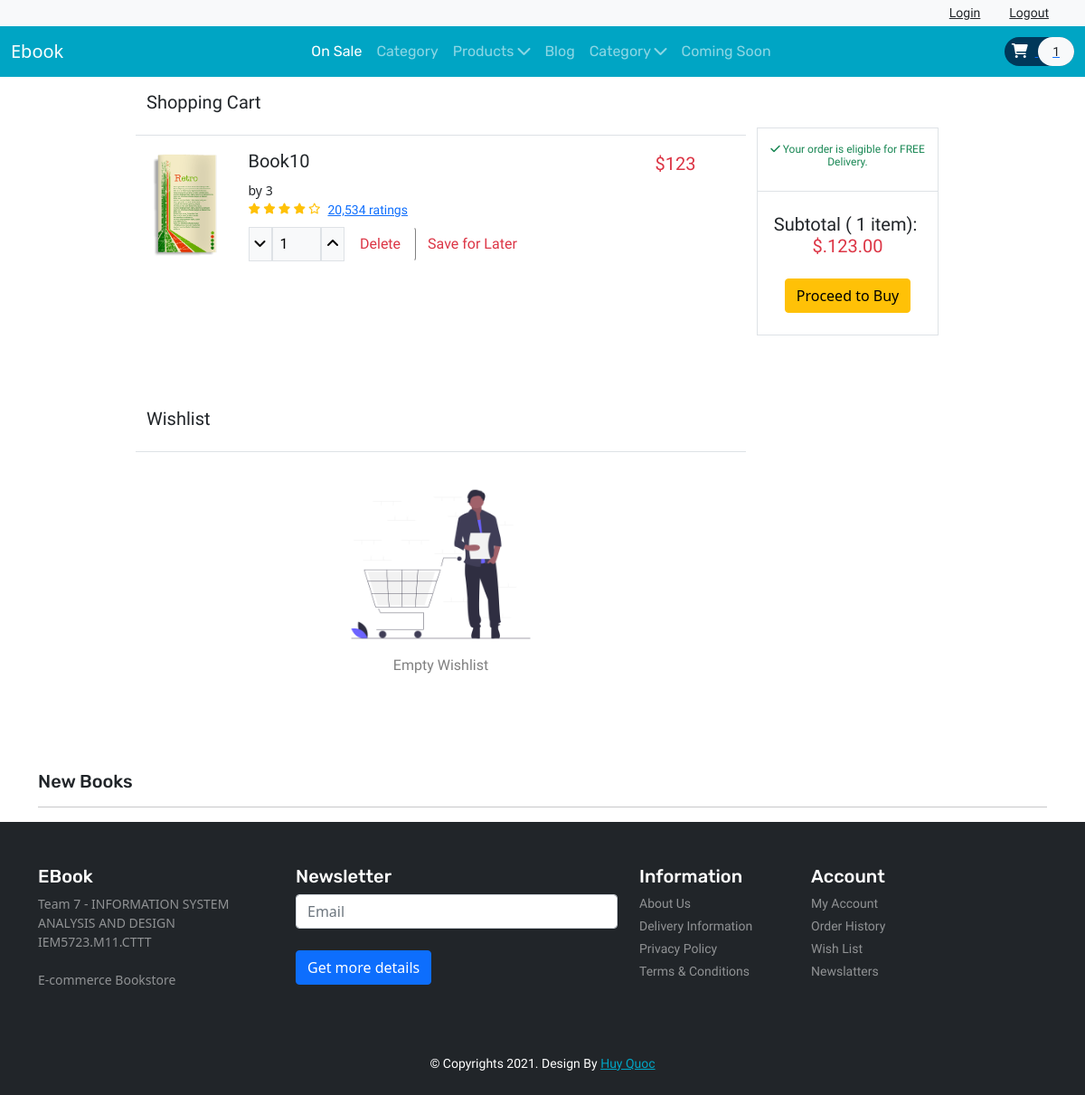
/cart.php (signed in), run on the app's committed database.
### tables this page shows
CREATE TABLE IF NOT EXISTS `product` (
  `item_id` int(10) UNSIGNED NOT NULL AUTO_INCREMENT,
  `item_brand` varchar(200) NOT NULL,
  `item_name` varchar(255) NOT NULL,
  `item_description` text NOT NULL,
  `item_price` double(10,2) NOT NULL,
  `item_image` varchar(255) NOT NULL,
  `item_register` datetime DEFAULT NULL,
  PRIMARY KEY (`item_id`)
);

CREATE TABLE IF NOT EXISTS `cart` (
  `cart_id` int(11) NOT NULL AUTO_INCREMENT,
  `user_id` int(11) NOT NULL,
  `item_id` int(11) NOT NULL,
  `quantity` int(11) NOT NULL DEFAULT '0',
  PRIMARY KEY (`cart_id`)
);

### cart.php (called while the page is built, shortened)
<?php
include ('header.php');
?>
<?php
count($product->getData('cart')) ? include ('Template/cart.php') :  include ('Template/notFound/cart_notFound.php');
count($product->getData('wishlist')) ? include ('Template/wishlist.php') :  include ('Template/notFound/wishlist_notFound.php');
include ('Template/new_books.php');
?>
<?php
include ('footer.php');
?>

### database/Product.php (called while the page is built, shortened)
<?php
class Product
{
    public $db = null;
    public function __construct(DBController $db)
    {
    $this->db = $db;
    }
    public function getData($table='product'){
        $result = $this->db->con->query("SELECT * FROM {$table}");
        $resultArray= array();
        while ($item = mysqli_fetch_array($result, MYSQLI_ASSOC)){
            $resultArray[] = $item;
        }
        return $resultArray;
    }
    public function getProduct($item_id = null, $table= 'product'){
        if (isset($item_id)){
            $result = $this->db->con->query("SELECT * FROM {$table} WHERE item_id={$item_id}");
            $resultArray = array();
            while ($item = mysqli_fetch_array($result, MYSQLI_ASSOC)){
                $resultArray[] = $item;
            }
            return $resultArray;
        }
    }
}

### database/DBController.php (called while the page is built, shortened)
<?php
class DBController
{
    protected $host = 'localhost';
    protected $user = 'root';
    protected $password = '';
    protected $database = "ebook";
    public function __construct()
    {
        $this->con = mysqli_connect($this->host, $this->user, $this->password, $this->database);
    }
}

### func.php (called while the page is built, shortened)
<?php
require('database/DBController.php');
require('database/Product.php');
require('database/Cart.php');
$db = new DBController();
$product= new Product($db);
$Cart= new Cart($db);

### database/Cart.php (called while the page is built, shortened)
<?php
class Cart
{
    public function getSum($arr){
        if(isset($arr)){
            $sum=0;
            foreach ($arr as $item){
                $sum += floatval($item[0]);
            }
            return sprintf('.%.2f',$sum);
        }
    }
}

### Template/new_books.php (the view, shortened to what this page needs)
      <?php
      shuffle($product_shuffle);
      ?>
<section id="new-books">
	<div class="container">
		<h4 class="font-rubik font-size-20">New Books</h4>
		<hr>
                  <?php foreach ($product_shuffle as $item) {?>
                          <a href="<?php printf('%s?item_id=%s', 'product.php',  $item['item_id']); ?>"><img src="<?php echo $item['item_image'] ?? "./assets/book-1.png";?>" alt="product1" class='img-fluid'></a>
                  <?php } ?>
</section>

### Template/cart.php (shortened to what this page needs)
?><section id="cart" class="py-3 mb-5">
    <form method="POST" action="">
        <div class="container-fluid w-75">
            <h5 class="font-baloo font-size-20">Shopping Cart</h5>
            <div class="row">
                <div class="col-sm-9">
                    <?php
                    foreach ($product->getData('cart') as $cart_row) :
                        $cart = $product->getProduct($cart_row['item_id']);
                        $subTotal[] = array_map(function ($item, $cart_row){
                            ?>
                            <div class="row border-top py-3 mt-3">
                                <div class="col-sm-2">
                                    <img src="<?php echo $item['item_image'] ?? "./assets/products/1.png" ?>" style="height: 120px;" alt="cart1" class="img-fluid">
                                </div>
                                <div class="col-sm-8">
                                    <h5 class="font-baloo font-size-20"><?php echo $item['item_name'] ?? "Unknown"; ?></h5>
                                    <small>by <?php echo $item['item_brand'] ?? "Brand"; ?></small>
                                    <div class="d-flex">
                                        <div class="rating text-warning font-size-12">
                                            <span><i class="fas fa-star"></i></span>
                                            <span><i class="fas fa-star"></i></span>
                                            <span><i class="fas fa-star"></i></span>
                                            <span><i class="fas fa-star"></i></span>
                                            <span><i class="far fa-star"></i></span>
                                        </div>
                                        <a href="#" class="px-2 font-rale font-size-14">20,534 ratings</a>
                                    </div>
                                    <div class="qty d-flex pt-2">
                                        <div class="d-flex font-rale w-25">
                                            <button type="button" data-id="<?php echo $item['item_id'] ?? '0'; ?>" class="qty-down border bg-light"><i class="fas fa-angle-down"></i></button>
                                            <input type="text" name="quantity[<?php echo $cart_row['cart_id'] ?>]" data-id="<?php echo $item['item_id'] ?? '0'; ?>" class="qty_input border px-2 w-100 bg-light"  value="<?php echo $cart_row['quantity'] ?>" placeholder="1">
                                            <button type="button" class="qty-up border bg-light" data-id="<?php echo $item['item_id'] ?? '0'; ?>"><i class="fas fa-angle-up"></i></button>
                                        </div>
                                        <form method="post">
                                            <button type="submit" name="delete-cart-submit" class="btn font-baloo text-danger px-3 " style="border-right: 1px solid gray;">Delete</button>
                                        </form>
                                        <form method="post">
                                            <button type="submit" name="wishlist-submit" class="btn font-baloo text-danger">Save for Later</button>
                                        </form>
                                    </div>
                                </div>
                                <div class="col-sm-2 text-right">
                                    <div class="font-size-20 text-danger font-baloo">
                                        $<span class="product_price" data-id="<?php echo $item['item_id'] ?? '0'; ?>"><?php echo $item['item_price']*$cart_row['quantity'] ?? 0; ?></span>
                                    </div>
                                </div>
                            </div>
                            <?php
                            return $item['item_price']*$cart_row['quantity'];
                        }, $cart, ['cart_row' => $cart_row]);
                    endforeach;
                    ?>
                </div>
                <div class="col-sm-3">
                    <div class="sub-total border text-center mt-2">
                        <h6 class="font-size-12 font-rale text-success py-3"><i class="fas fa-check"></i> Your order is eligible for FREE Delivery.</h6>
                        <div class="border-top py-4">
                            <h5 class="font-baloo font-size-20">Subtotal ( <?php echo isset($subTotal) ? count($subTotal) : 0; ?> item):&nbsp; <span class="text-danger">$<span class="text-danger" id="deal-price"><?php echo isset($subTotal) ? $Cart->getSum($subTotal) : 0; ?></span> </span> </h5>
                            <button type="submit" name="submit_update_cart" class="btn btn-warning mt-3">Proceed to Buy</button>
                        </div>
                    </div>
                </div>
            </div>
        </div>
    </form>
</section>

### style.css (style rules this page uses)
button, button:focus { outline: none !important; box-shadow: none !important; }
.font-baloo { font-family: "Baloo Thambi 2", cursive; }
.font-rale { font-family: "Raleway", cursive; }
.font-rubik { font-family: "Rubik", cursive; }
.font-size-12 { font-size: 12px; }
.font-size-14 { font-size: 14px; }
.font-size-20 { font-size: 20px; }
:root { --font-ubuntu: 'Ubuntu', monospace; --color-border: #e5e5e5; }

### data on the page
product: item_image (picture), item_name "Book10", item_brand "3", $item['item_price']*$cart_row['quantity'] "123"
cart: quantity "1"

### other printed values
count($product->getData('cart')) "1"
count($subTotal) "1"
$Cart->getSum($subTotal) ".123.00"
